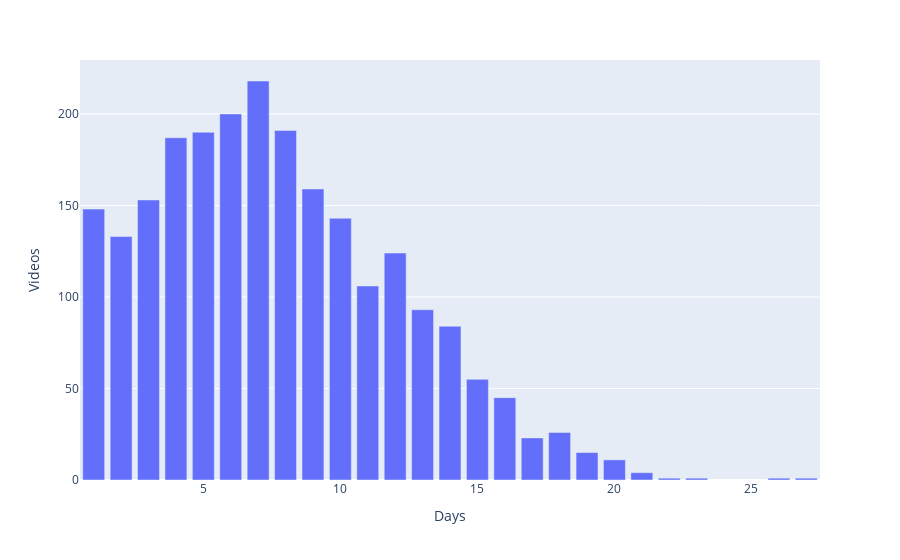

Notebook cell for this chart:
### Code cell
# time_on_trending.plot(x='days_on_trending', y='frequency', kind='bar', figsize=(12, 6))
# plt.xlabel('Trending Time (Days)')
# plt.ylabel('Frequency')
# plt.title('Frequency of Videos on Trending by Duration')
# plt.xticks(rotation=0)
# plt.grid(True, axis='y')
# plt.show()
px.bar(time_on_trending,x='days_on_trending', y='frequency',labels={'days_on_trending':'Days','frequency':'Videos'})

### Figure 1 — Plotly figure (JSON) as saved in the notebook; plotly's stock layout.template omitted (floating-point values rounded to 4 significant figures)
{"data": [{"alignmentgroup": "True", "hovertemplate": "Days=%{x}<br>Videos=%{y}<extra></extra>", "legendgroup": "", "marker": {"color": "#636efa", "pattern": {"shape": ""}}, "name": "", "offsetgroup": "", "orientation": "v", "showlegend": false, "textposition": "auto", "type": "bar", "x": [1, 2, 3, 4, 5, 6, 7, 8, 9, 10, 11, 12, 13, 14, 15, 16, 17, 18, 19, 20, 21, 22, 23, 26, 27], "xaxis": "x", "y": [148, 133, 153, 187, 190, 200, 218, 191, 159, 143, 106, 124, 93, 84, 55, 45, 23, 26, 15, 11, 4, 1, 1, 1, 1], "yaxis": "y"}], "layout": {"barmode": "relative", "legend": {"tracegroupgap": 0}, "margin": {"t": 60}, "xaxis": {"anchor": "y", "domain": [0, 1], "title": {"text": "Days"}}, "yaxis": {"anchor": "x", "domain": [0, 1], "title": {"text": "Videos"}}}}
